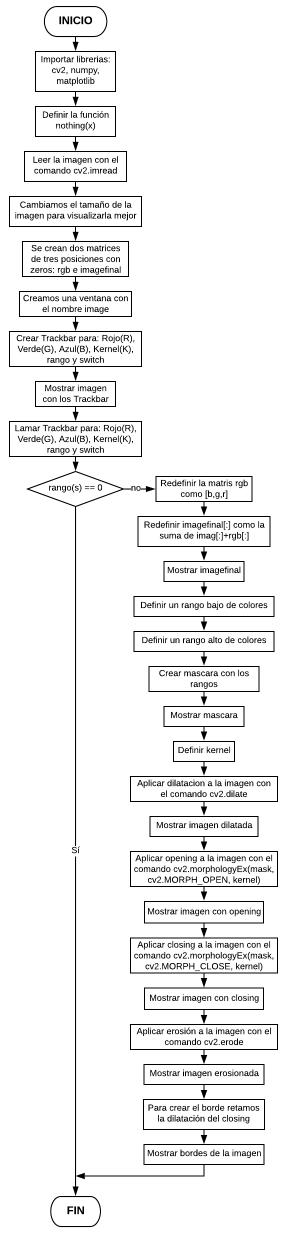
#> input picture Laboratorio 5 Cinco/GUIA 5 PUNTO 1.png, 570 x 2472 px (shown at 1/2 size)
$ jupyter execute 'VA - Diagramas de Flujo.ipynb'
#> lines starting #> are read from the running program, lines starting #| are printed output that depends on the picture
## DIAGRAMAS DE FLUJO DE LOS PROGRAMAS

### Diagrama de flujo del primer programa

[cell 1]
import cv2
import matplotlib
from matplotlib import colors
from matplotlib import pyplot as plt
import numpy as np
import matplotlib.pyplot as plt

imagenD = cv2.imread('GUIA 5 PUNTO 1.png')
#> imagenD is the input picture: shape (2472, 570, 3); min 0, max 255, mean 241
imgD_rgb = cv2.cvtColor(imagenD, cv2.COLOR_BGR2RGB)

plt.figure()
plt.title('Diagrama de Flujo rimer programa Guia No.5 tamaño original')

plt.xticks([]), plt.yticks([])
plt.imshow(imagenD)
plt.show()
rows6,cols6,ch6 = imagenD.shape
#> rows6 = 2472; cols6 = 570; ch6 = 3
print("Tamaño de imagen:",rows6,"x",cols6)
#| Tamaño de imagen: 2472 x 570

scale = 2.5
img_S = cv2.resize(imgD_rgb, None,fx=1./scale, fy=1./scale, interpolation=cv2.INTER_LANCZOS4)
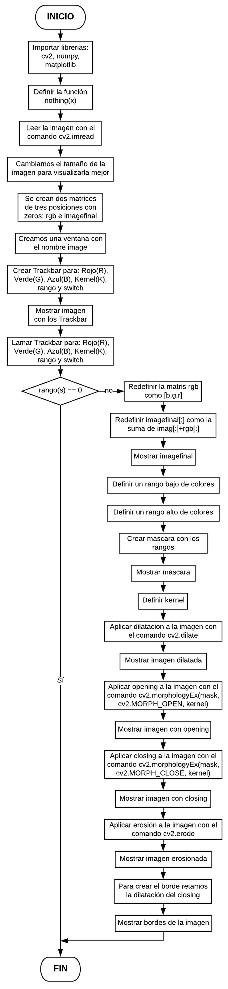
#> img_S: shape (989, 228, 3); min 0, max 255, mean 240.3

plt.figure()
plt.title('Diagrama de Flujo primer programa Guia No.5 Escalado a 1/2.5')
plt.xticks([]), plt.yticks([])
plt.imshow(img_S)
plt.show()
rows7,cols7,ch7 = img_S.shape
#> rows7 = 989; cols7 = 228; ch7 = 3
print("Tamaño de imagen:",rows7,"x",cols7)
#| Tamaño de imagen: 989 x 228

img_VV = cv2.cvtColor(img_S, cv2.COLOR_BGR2RGB)

cv2.imshow('Resultado de Homografia', img_VV)
cv2.waitKey()
cv2.destroyAllWindows()

### Diagrama de flujo del segundo programa

[cell 2]
import cv2
import matplotlib
from matplotlib import colors
from matplotlib import pyplot as plt
import numpy as np
import matplotlib.pyplot as plt

imagenD = cv2.imread('guia 5 punto 2.png')
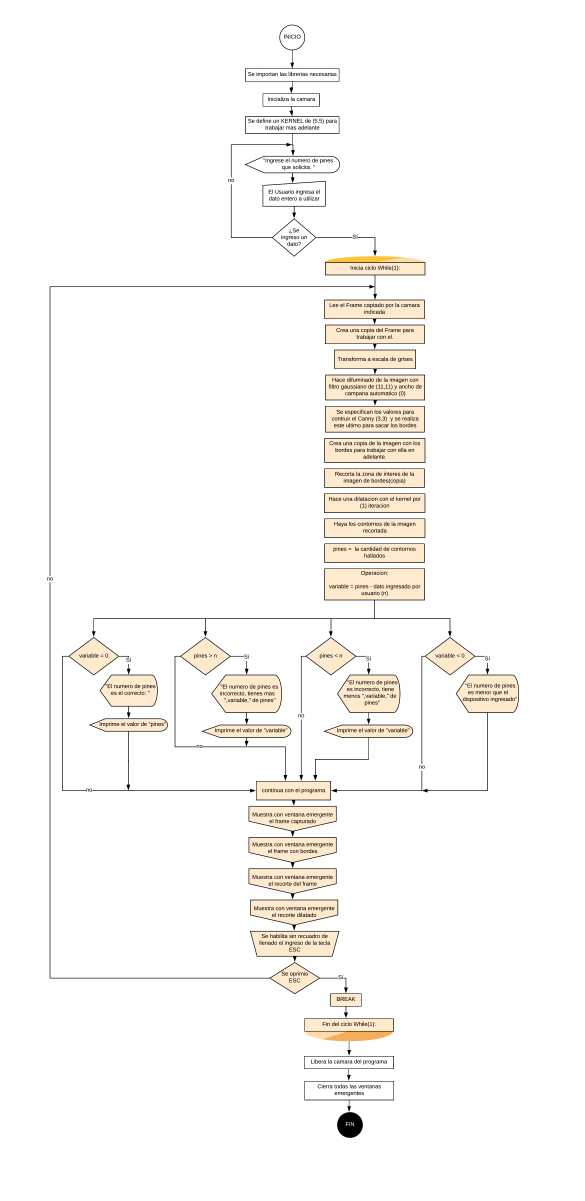
#> input picture Laboratorio 5 Cinco/guia 5 punto 2.png, 3505 x 7201 px (shown at 1/6 size)
#> imagenD is the input picture: shape (7201, 3505, 3); mean B, G, R 246.9, 248.9, 250.4
imgD_rgb = cv2.cvtColor(imagenD, cv2.COLOR_BGR2RGB)

plt.figure()
plt.title('Diagrama de Flujo rimer programa Guia No.5 tamaño original')

plt.xticks([]), plt.yticks([])
plt.imshow(imagenD)
plt.show()
rows6,cols6,ch6 = imagenD.shape
#> rows6 = 7201; cols6 = 3505
print("Tamaño de imagen:",rows6,"x",cols6)
#| Tamaño de imagen: 7201 x 3505

scale = 7
img_S = cv2.resize(imgD_rgb, None,fx=1./scale, fy=1./scale, interpolation=cv2.INTER_LANCZOS4)
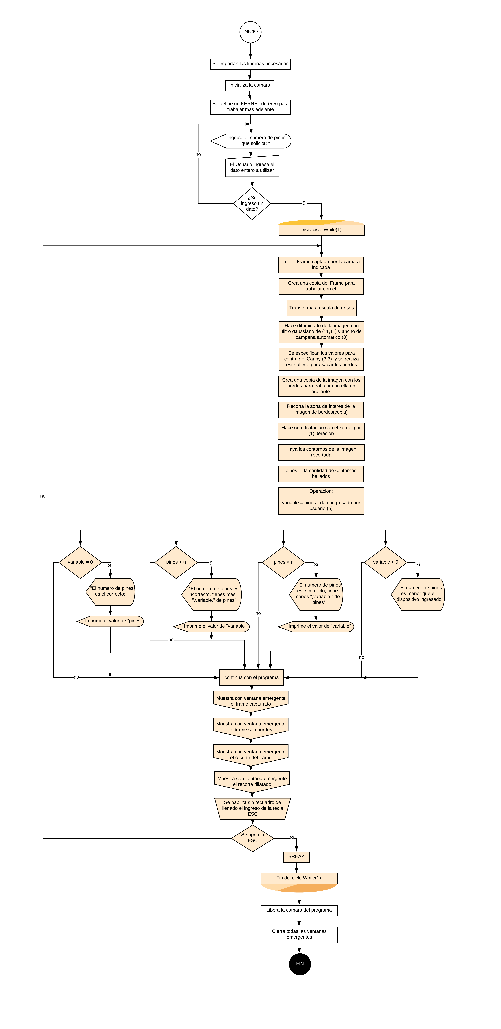
#> img_S: shape (1029, 501, 3); mean R, G, B 250.6, 249.1, 247.1

plt.figure()
plt.title('Diagrama de Flujo primer programa Guia No.5 Escalado a 1/7')
plt.xticks([]), plt.yticks([])
plt.imshow(img_S)
plt.show()
rows7,cols7,ch7 = img_S.shape
#> rows7 = 1029; cols7 = 501
print("Tamaño de imagen:",rows7,"x",cols7)
#| Tamaño de imagen: 1029 x 501

img_VV = cv2.cvtColor(img_S, cv2.COLOR_BGR2RGB)

cv2.imshow('Resultado de Homografia', img_VV)
cv2.waitKey()
cv2.destroyAllWindows()
